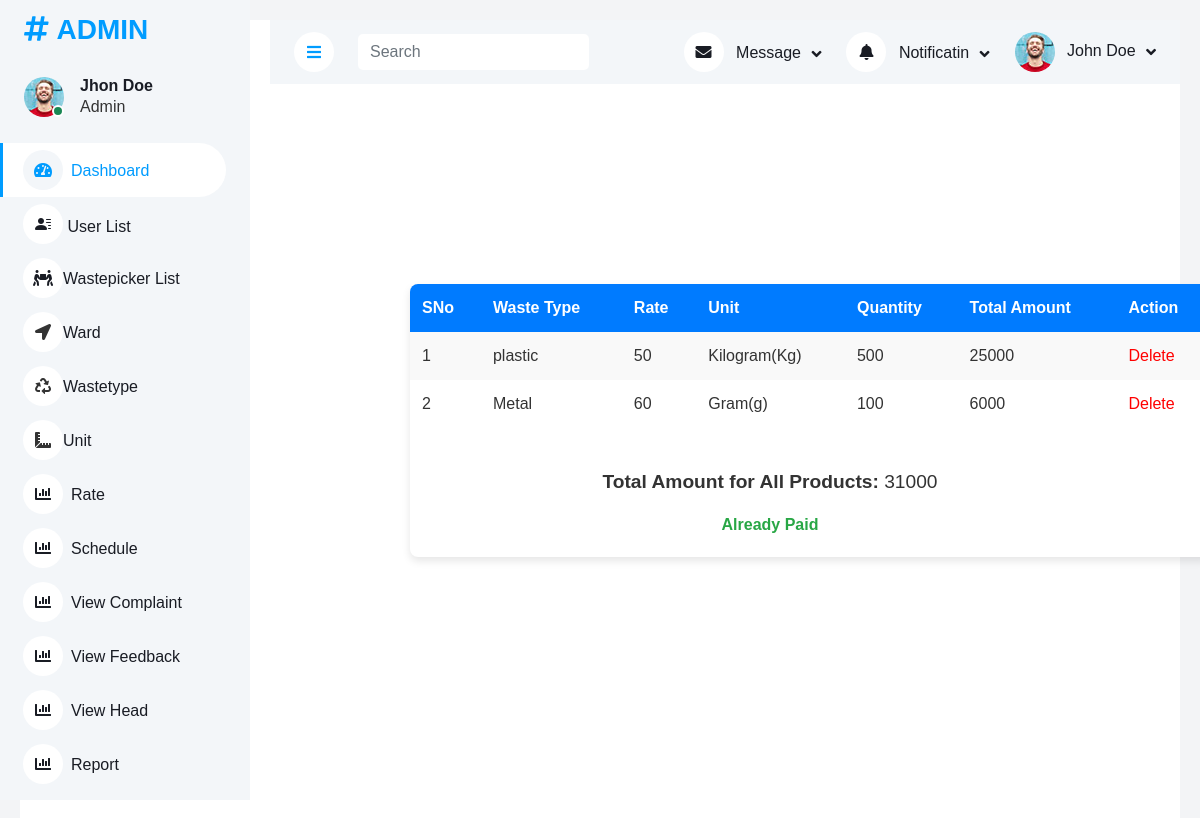
The page /Admin/ViewDetails.php?headid=39 on the database its author committed.
### tables this page shows
CREATE TABLE IF NOT EXISTS `tbl_collectiondetails` (
  `collectiondetails_id` int(11) NOT NULL AUTO_INCREMENT,
  `wastetype_id` int(11) NOT NULL,
  `unit_id` int(11) NOT NULL,
  `collectiondetails_qty` varchar(100) NOT NULL,
  `rate_id` int(11) NOT NULL,
  `collectionhead_id` int(11) NOT NULL,
  `total_amount` varchar(100) NOT NULL,
  `collection_status` int(20) NOT NULL DEFAULT '0',
  `collection_date` varchar(100) NOT NULL,
  PRIMARY KEY (`collectiondetails_id`)
);

CREATE TABLE IF NOT EXISTS `tbl_wastetype` (
  `wastetype_id` int(11) NOT NULL AUTO_INCREMENT,
  `wastetype_name` varchar(50) NOT NULL,
  `wastetype_image` varchar(50) NOT NULL,
  PRIMARY KEY (`wastetype_id`)
);

CREATE TABLE IF NOT EXISTS `tbl_rate` (
  `rate_id` int(11) NOT NULL AUTO_INCREMENT,
  `rate_amount` int(11) NOT NULL,
  `wastetype_id` int(11) NOT NULL,
  PRIMARY KEY (`rate_id`)
);

CREATE TABLE IF NOT EXISTS `tbl_unit` (
  `unit_id` int(11) NOT NULL AUTO_INCREMENT,
  `unit_qty` varchar(100) NOT NULL,
  PRIMARY KEY (`unit_id`)
);

### Admin/ViewDetails.php (the view, shortened to what this page needs)
<?php
$headid = isset($_GET['headid']) ? $_GET['headid'] : '';
include("Head.php");
?>
<!DOCTYPE html>
<html lang="en">
<head>
</head>
<body>
    <div class="table-container" style="margin-top:200px; margin-left:140px">
        <table>
            <tr>
                <th>SNo</th>
                <th>Waste Type</th>
                <th>Rate</th>
                <th>Unit</th>
                <th>Quantity</th>
                <th>Total Amount</th>
                <th>Action</th>
            </tr>
            <?php
            $i = 0;
            $total_amount_all = 0;
            $selQry = "SELECT * FROM tbl_collectiondetails d
            INNER JOIN tbl_wastetype w ON d.wastetype_id = w.wastetype_id
            INNER JOIN tbl_rate r ON r.rate_id = d.rate_id
            INNER JOIN tbl_unit u ON u.unit_id = d.unit_id
            INNER JOIN tbl_collectionhead h on h.collectionhead_id = d.collectionhead_id
            WHERE h.collectionhead_id='".$_GET["headid"]."'";
            $result = mysql_query($selQry);
            while($data = mysql_fetch_array($result)) {
                $i++;
                $total_amount = $data['rate_amount'] * $data['collectiondetails_qty'];
                $total_amount_all += $total_amount;
            ?>
            <tr>
                <td><?php echo $i ?></td>
                <td><?php echo $data['wastetype_name'] ?></td>
                <td><?php echo $data['rate_amount'] ?></td>
                <td><?php echo $data['unit_qty'] ?></td>
                <td><?php echo $data['collectiondetails_qty'] ?></td>
                <td><?php echo $total_amount ?></td>
                <td>
                    <a href="Collectiondetails.php?m=<?php echo $data["collectiondetails_id"]; ?>&hid=<?php echo $headid; ?>" style="color: red;">Delete</a>
                </td>
            </tr>
            <?php } ?>
        </table>
    <div class="summary-container">
        <div class="total-amount">
            <p><strong>Total Amount for All Products: </strong><span><?php echo $total_amount_all; ?></span></p>
        </div>
        <div class="invoice-link">
            <?php
            $select1 = "select * from  tbl_collectionhead";
            $result1  = mysql_query($select1);
            $data1 = mysql_fetch_array($result1);
            $status = $data1["collection_status"];
            if($status == 0)
            {
            ?>
            <a href="Invoice.php?total_amount=<?php echo urlencode($total_amount_all); ?>&hid=<?php echo $_GET['headid']; ?>" class="invoice-button">Prepare Invoice for Total Amount</a>
            <?php
            }
            else{
                echo "<span>Already Paid</span>";
            }
            ?>
        </div>
    </div>
        </div>
</body>
</html>
<?php include("Foot.php"); ?>

### Assest/Templates/Admin/css/style.css (style rules this page uses)
:root { --primary: #009CFF; --light: #F3F6F9; --dark: #191C24; }

### Admin/ViewDetails.php (style rules this page uses)
* { margin: 0; padding: 0; box-sizing: border-box; font-family: Arial, sans-serif; }
body { display: flex; flex-direction: column; align-items: center; padding: 20px; background-color: #f3f4f6; color: #333; }
.table-container { width: 90%; max-width: 800px; margin-bottom: 20px; overflow-x: auto; border-radius: 8px; box-shadow: 0 4px 8px rgba(0, 0, 0, 0.1); background-color: #fff; }
table { width: 100%; border-collapse: collapse; }
th, td { padding: 12px; text-align: left; }
th { background-color: #007bff; color: #fff; font-weight: bold; }
tr:nth-child(even) { background-color: #f9f9f9; }
.summary-container { width: 90%; max-width: 800px; margin-top: 20px; padding: 20px; border-radius: 8px; text-align: center; }
.total-amount p { font-size: 1.2rem; color: #333; }
.invoice-link { margin-top: 15px; }
.invoice-link span { color: #28a745; font-weight: bold; }

### rows shown on the page
tbl_collectiondetails: wastetype.wastetype_name "plastic", rate.rate_amount "50", unit.unit_qty "Kilogram(Kg)", collectiondetails_qty "500", total_amount "25000"
tbl_collectiondetails: wastetype.wastetype_name "Metal", rate.rate_amount "60", unit.unit_qty "Gram(g)", collectiondetails_qty "100", total_amount "6000"

### other values the page prints
$total_amount_all "31000"
